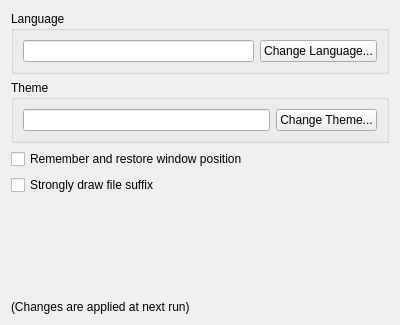
<?xml version="1.0" encoding="UTF-8"?>
<ui version="4.0">
 <class>SettingGeneralForm</class>
 <widget class="QWidget" name="SettingGeneralForm">
  <property name="geometry">
   <rect>
    <x>0</x>
    <y>0</y>
    <width>400</width>
    <height>325</height>
   </rect>
  </property>
  <property name="windowTitle">
   <string>General</string>
  </property>
  <layout class="QVBoxLayout" name="verticalLayout">
   <item>
    <widget class="QGroupBox" name="groupBox_3">
     <property name="title">
      <string>Language</string>
     </property>
     <layout class="QVBoxLayout" name="verticalLayout_2">
      <item>
       <layout class="QHBoxLayout" name="horizontalLayout">
        <item>
         <widget class="ReadOnlyLineEdit" name="lineEdit_language"/>
        </item>
        <item>
         <widget class="QPushButton" name="pushButton_change_language">
          <property name="text">
           <string>Change Language...</string>
          </property>
         </widget>
        </item>
       </layout>
      </item>
     </layout>
    </widget>
   </item>
   <item>
    <widget class="QGroupBox" name="groupBox">
     <property name="title">
      <string>Theme</string>
     </property>
     <layout class="QVBoxLayout" name="verticalLayout_3">
      <item>
       <layout class="QHBoxLayout" name="horizontalLayout_2">
        <item>
         <widget class="ReadOnlyLineEdit" name="lineEdit_theme"/>
        </item>
        <item>
         <widget class="QPushButton" name="pushButton_change_theme">
          <property name="text">
           <string>Change Theme...</string>
          </property>
         </widget>
        </item>
       </layout>
      </item>
     </layout>
    </widget>
   </item>
   <item>
    <widget class="QCheckBox" name="checkBox_save_window_pos">
     <property name="text">
      <string>Remember and restore window position</string>
     </property>
    </widget>
   </item>
   <item>
    <widget class="QCheckBox" name="checkBox_strong_suffix">
     <property name="text">
      <string>Strongly draw file suffix</string>
     </property>
    </widget>
   </item>
   <item>
    <spacer name="verticalSpacer">
     <property name="orientation">
      <enum>Qt::Vertical</enum>
     </property>
     <property name="sizeHint" stdset="0">
      <size>
       <width>20</width>
       <height>275</height>
      </size>
     </property>
    </spacer>
   </item>
   <item>
    <widget class="QLabel" name="label">
     <property name="text">
      <string>(Changes are applied at next run)</string>
     </property>
    </widget>
   </item>
  </layout>
 </widget>
 <customwidgets>
  <customwidget>
   <class>ReadOnlyLineEdit</class>
   <extends>QLineEdit</extends>
   <header>ReadOnlyLineEdit.h</header>
   <container>1</container>
  </customwidget>
 </customwidgets>
 <tabstops>
  <tabstop>lineEdit_language</tabstop>
  <tabstop>pushButton_change_language</tabstop>
  <tabstop>lineEdit_theme</tabstop>
  <tabstop>pushButton_change_theme</tabstop>
  <tabstop>checkBox_save_window_pos</tabstop>
  <tabstop>checkBox_strong_suffix</tabstop>
 </tabstops>
 <resources/>
 <connections/>
</ui>
